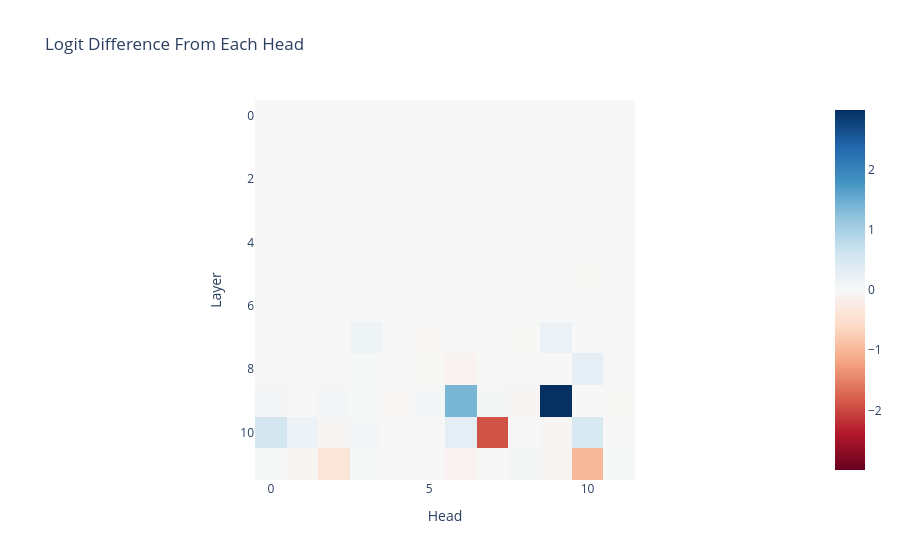

Notebook cell for this chart:
### Markdown cell above
We can further break down the output of each attention layer into the sum of the outputs of each attention head. Each attention layer consists of 12 heads, which each act independently and additively.

<details> <summary>Decomposing attention output into sums of heads</summary> 
The standard way to compute the output of an attention layer is by concatenating the mixed values of each head, and multiplying by a big output weight matrix. But as described in [A Mathematical Framework](https://transformer-circuits.pub/2021/framework/index.html) this is equivalent to splitting the output weight matrix into a per-head output (here `model.blocks[k].attn.W_O`) and adding them up (including an overall bias term for the entire layer)
</details>

We see that only a few heads really matter - heads L9H6 and L9H9 contribute a lot positively (explaining why attention layer 9 is so important), while heads L10H7 and L11H10 contribute a lot negatively (explaining why attention layer 10 and layer 11 are actively harmful). These correspond to (some of) the name movers and negative name movers discussed in the paper. There are also several heads that matter positively or negatively but less strongly (other name movers and backup name movers)

There are a few meta observations worth making here - our model has 144 heads, yet we could localise this behaviour to a handful of specific heads, using straightforward, general techniques. This supports the claim in [A Mathematical Framework](https://transformer-circuits.pub/2021/framework/index.html) that attention heads are the right level of abstraction to understand attention. It also really surprising that there are *negative* heads - eg L10H7 makes the incorrect logit 7x *more* likely. I'm not sure what's going on there, though the paper discusses some possibilities.

### Code cell
# hook_result shape: Bridge captures [batch,pos,d_model] not [batch,pos,n_heads,d_head]
# Remove so compute_head_results can recompute from z + W_O
for layer in range(model.cfg.n_layers):
    key = f"blocks.{layer}.attn.hook_result"
    if key in cache.cache_dict and cache.cache_dict[key].ndim == 3:
        del cache.cache_dict[key]

per_head_residual, labels = cache.stack_head_results(
    layer=-1, pos_slice=-1, return_labels=True
)
per_head_logit_diffs = residual_stack_to_logit_diff(per_head_residual, cache)
per_head_logit_diffs = einops.rearrange(
    per_head_logit_diffs,
    "(layer head_index) -> layer head_index",
    layer=model.cfg.n_layers,
    head_index=model.cfg.n_heads,
)
imshow(
    per_head_logit_diffs,
    labels={"x": "Head", "y": "Layer"},
    title="Logit Difference From Each Head",
)

### Figure 1 — Plotly figure (JSON) as saved in the notebook; plotly's stock layout.template omitted (floating-point values rounded to 4 significant figures; data arrays with more than 128 entries replaced by an {"elided": "..."} marker saying what was removed)
{"data": [{"coloraxis": "coloraxis", "hovertemplate": "Head: %{x}<br>Layer: %{y}<br>color: %{z}<extra></extra>", "name": "0", "type": "heatmap", "xaxis": "x", "yaxis": "y", "z": {"elided": "12x12 float values"}}], "layout": {"coloraxis": {"cmid": 0.0, "colorscale": [[0.0, "rgb(103,0,31)"], [0.1, "rgb(178,24,43)"], [0.2, "rgb(214,96,77)"], [0.3, "rgb(244,165,130)"], [0.4, "rgb(253,219,199)"], [0.5, "rgb(247,247,247)"], [0.6, "rgb(209,229,240)"], [0.7, "rgb(146,197,222)"], [0.8, "rgb(67,147,195)"], [0.9, "rgb(33,102,172)"], [1.0, "rgb(5,48,97)"]]}, "title": {"text": "Logit Difference From Each Head"}, "xaxis": {"anchor": "y", "constrain": "domain", "domain": [0.0, 1.0], "scaleanchor": "y", "title": {"text": "Head"}}, "yaxis": {"anchor": "x", "autorange": "reversed", "constrain": "domain", "domain": [0.0, 1.0], "title": {"text": "Layer"}}}}
